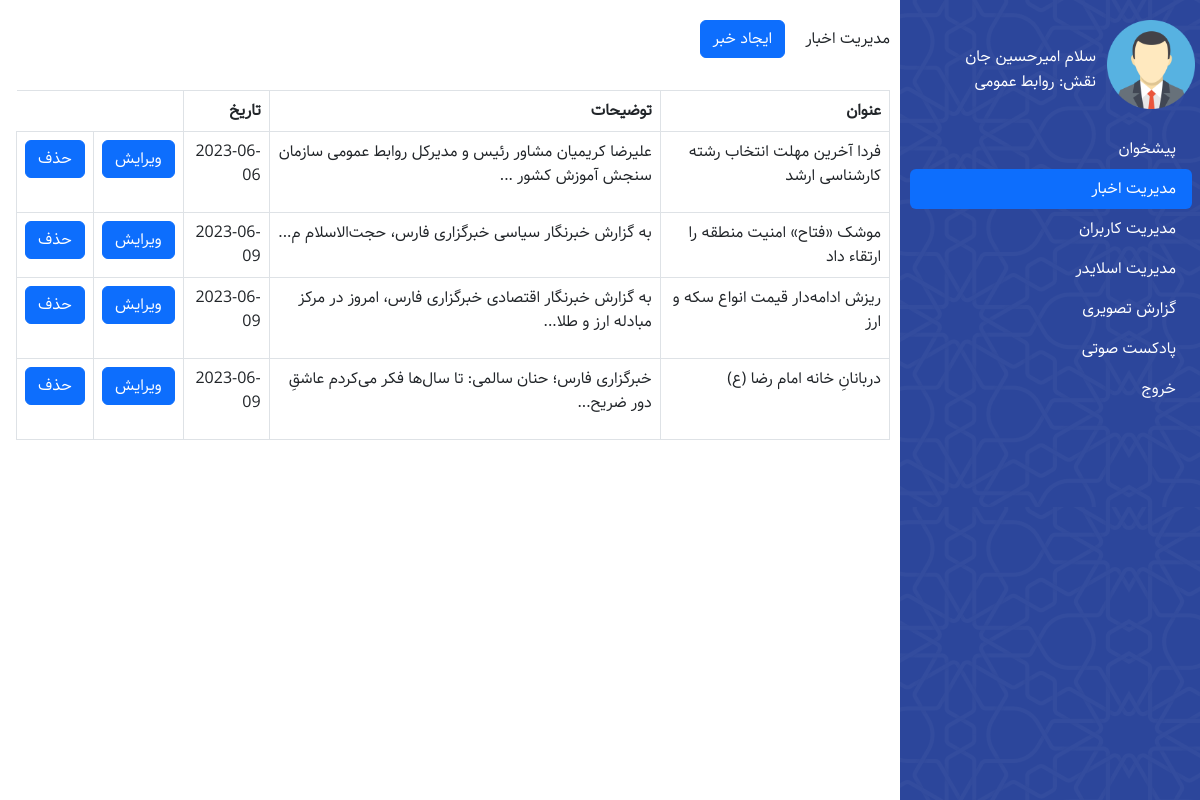
The app's page /panelblog.php (signed in) with its own data.
### tables this page shows
CREATE TABLE `blog` (
  `blogid` int(11) NOT NULL,
  `title` varchar(255) NOT NULL,
  `decs` text NOT NULL,
  `tozihkotah` text NOT NULL,
  `imageshakhes` varchar(255) NOT NULL,
  `date` date NOT NULL
);

### panelblog.php (the view, shortened to what this page needs)
<?php
if (isset($_SESSION['username']) && $_SESSION['username']) {
$conn = mysqli_connect('localhost','root','');
$query = mysqli_query($conn,'select * from blog');
}
else{
    header('location:index.php');
}
?>
<!DOCTYPE html>
<html lang="fa">
<head>
    <link rel="stylesheet" href="./style/panel.css">
    <link href="./bootstrap/bootstrap.min.css" rel="stylesheet">
</head>
<body>
<main>
    <aside>
        <div class="infouser">
            <img src="./images/User-Avatar-in-Suit-PNG.png" width="30%">
            <span class="username">سلام امیرحسین جان</span>
            <span class="userrole">نقش: روابط عمومی</span>
        </div>
        <ul class="nav nav-pills flex-column mb-auto">
            <li class="nav-item"><a class="nav-link text-white" href="./panel.php">پیشخوان</a></li>
            <li class="nav-item"><a class="nav-link active" href="./panelblog.php">مدیریت اخبار</a></li>
            <li class="nav-item"><a class="nav-link text-white" href="./paneluser.php">مدیریت کاربران</a></li>
            <li class="nav-item"><a class="nav-link text-white" href="./panelslider.php">مدیریت اسلایدر</a></li>
            <li class="nav-item"><a class="nav-link text-white" href="./paneltasviri.php">گزارش تصویری</a></li>
            <li class="nav-item"><a class="nav-link text-white" href="./panelpadcast.php">پادکست صوتی</a></li>
            <li class="nav-item"><a class="nav-link text-white" href="./logout.php">خروج</a></li>
        </ul>
    </aside>
    <section class="content">
        <p class="paneltitle">مدیریت اخبار</p>
        <a href="./newblog.php"><button type="button" class="btn btn-primary">ایجاد خبر</button></a>
        <div class="infoblogs">
            <table class="table table-bordered">
                <thead>
                    <th>عنوان</th>
                    <th>توضیحات</th>
                    <th>تاریخ</th>
                </thead>
                <tbody>
                <?php
                    while($b= mysqli_fetch_array($query,MYSQLI_ASSOC)){
                        echo '<tr>';
                        echo '<td>'.$b['title'].'</td>';
                        echo '<td>'.substr($b['decs'],0,150)."...".'</td>';
                        echo '<td>'.$b['date'].'</td>';
                        echo '<td><a href="editblog.php?id='.$b['blogid'].'"><button type="button" class="btn btn-primary">ویرایش</button></a></td>';
                        echo '<td><a href="deleteblog.php?id='.$b['blogid'].'"><button type="button" class="btn btn-primary">حذف</button></a></td>';
                        echo '</tr>';
                    }
                ?>
                </tbody>
            </table>
        </div>
    </section>
</main>
</body>
</html>

### style/panel.css (style rules this page uses)
:root { --aval: #2C469B; --narenji: #FF5722; }
* { padding: 0; margin: 0; box-sizing: border-box; font-family: 'Samim'; }
body { direction: rtl; }
main { display: flex; position: relative; }
main aside { width: 300px; height: 100vh; position: fixed; right: 0; top: 0; background-image: url(../images/Frame-757.png); background-color: #2C469B; padding-top: 20px; }
main .content { width: 100%; padding-right: 310px; padding-top: 20px; }
.infouser { padding-right: 5px; }
.infouser span { color: #fff; }
span.username { position: absolute; top: 45px; right: 104px; }
span.userrole { position: absolute; top: 70px; right: 104px; }
ul.nav.nav-pills.flex-column.mb-auto { margin-top: 20px; margin-left: 10px; margin-right: 8px; }
.paneltitle { display: inline; margin-left: 1rem; }
.infoblogs { margin-top: 2rem; }
.infoblogs { margin-left: 1rem; }

### records on screen
blog: title "فردا آخرین مهلت انتخاب رشته کارشناسی ارشد", decs "علیرضا کریمیان مشاور رئیس و مدیرکل روابط عمومی سازمان سنجش آموزش کشور", date "2023-06-06"
blog: title "موشک «فتاح» امنیت منطقه را ارتقاء داد", decs "به گزارش خبرنگار سیاسی خبرگزاری فارس، حجت‌الاسلام م", date "2023-06-09"
blog: title "ریزش ادامه‌دار‌ قیمت انواع سکه و ارز", decs "به گزارش خبرنگار اقتصادی خبرگزاری فارس، امروز در مرکز مبادله ارز و طلا", date "2023-06-09"
blog: title "دربانانِ خانه‌ امام رضا (ع)", decs "خبرگزاری فارس؛ حنان سالمی: تا سال‌ها فکر می‌کردم عاشقِ دور ضریح", date "2023-06-09"
